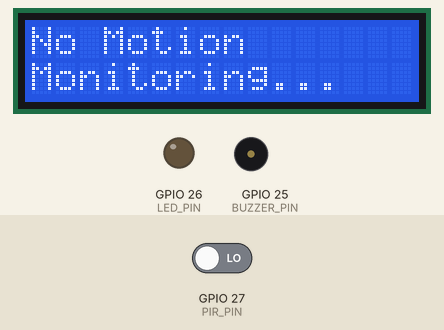
A sketch run on a simulated ESP32. Parts: 16×2 character LCD, output pins drawn as LEDs (lit = HIGH), buzzer (waves = sounding, pin HIGH). The inputs (shaded band) are chosen by the test bench; at power-on: GPIO 27 (PIR_PIN) LOW. What the sketch prints to the serial monitor is not drawn.

Above: at 3.2 s.
3.3 s: GPIO 27 (PIR_PIN) driven HIGH
At 3.9 s:
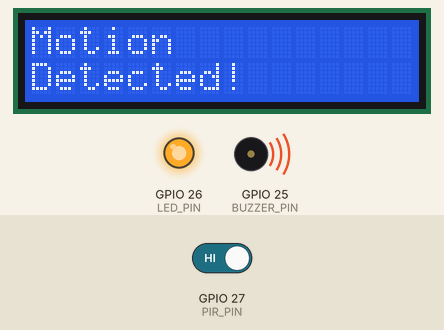
4.9 s: GPIO 27 (PIR_PIN) driven LOW
At 6.4 s:
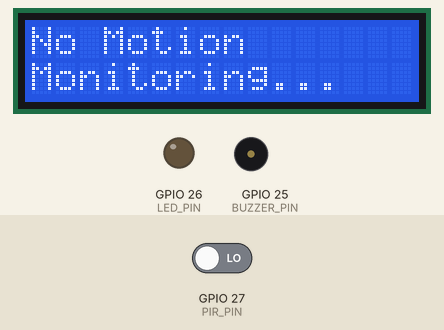
Timing chart, 0 to 7.9 s (numbered marks = the images above; inputs shaded):
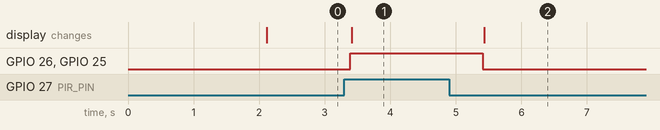

The sketch:

sketch_PIRMotionSensor_ObjectDetection.ino
```cpp
#include <Wire.h>
#include <LiquidCrystal_I2C.h>

#define PIR_PIN     27
#define LED_PIN     26
#define BUZZER_PIN  25

LiquidCrystal_I2C lcd(0x27,16,2);

void setup()
{
  Serial.begin(115200);

  pinMode(PIR_PIN, INPUT);
  pinMode(LED_PIN, OUTPUT);
  pinMode(BUZZER_PIN, OUTPUT);

  lcd.init();
  lcd.backlight();

  lcd.setCursor(0,0);
  lcd.print("ESP32 Security");

  lcd.setCursor(0,1);
  lcd.print("System Ready");

  delay(2000);
  lcd.clear();
}

void loop()
{
  int motion = digitalRead(PIR_PIN);

  if(motion == HIGH)
  {
    Serial.println("Motion Detected");

    digitalWrite(LED_PIN,HIGH);
    digitalWrite(BUZZER_PIN,HIGH);

    lcd.clear();
    lcd.setCursor(0,0);
    lcd.print("Motion");

    lcd.setCursor(0,1);
    lcd.print("Detected!");

    delay(2000);
  }
  else
  {
    Serial.println("No Motion");

    digitalWrite(LED_PIN,LOW);
    digitalWrite(BUZZER_PIN,LOW);

    lcd.clear();
    lcd.setCursor(0,0);
    lcd.print("No Motion");

    lcd.setCursor(0,1);
    lcd.print("Monitoring...");

    delay(300);
  }
}
```

Measured:
- after the input at 3.3 s, GPIO 26 (LED_PIN), GPIO 25 (BUZZER_PIN): LOW → HIGH after 0.09 s; the display: changes after 0.11 s (image 1)
- after the input at 4.9 s, GPIO 26 (LED_PIN), GPIO 25 (BUZZER_PIN): HIGH → LOW after 0.51 s; the display: changes after 0.53 s (image 2)
